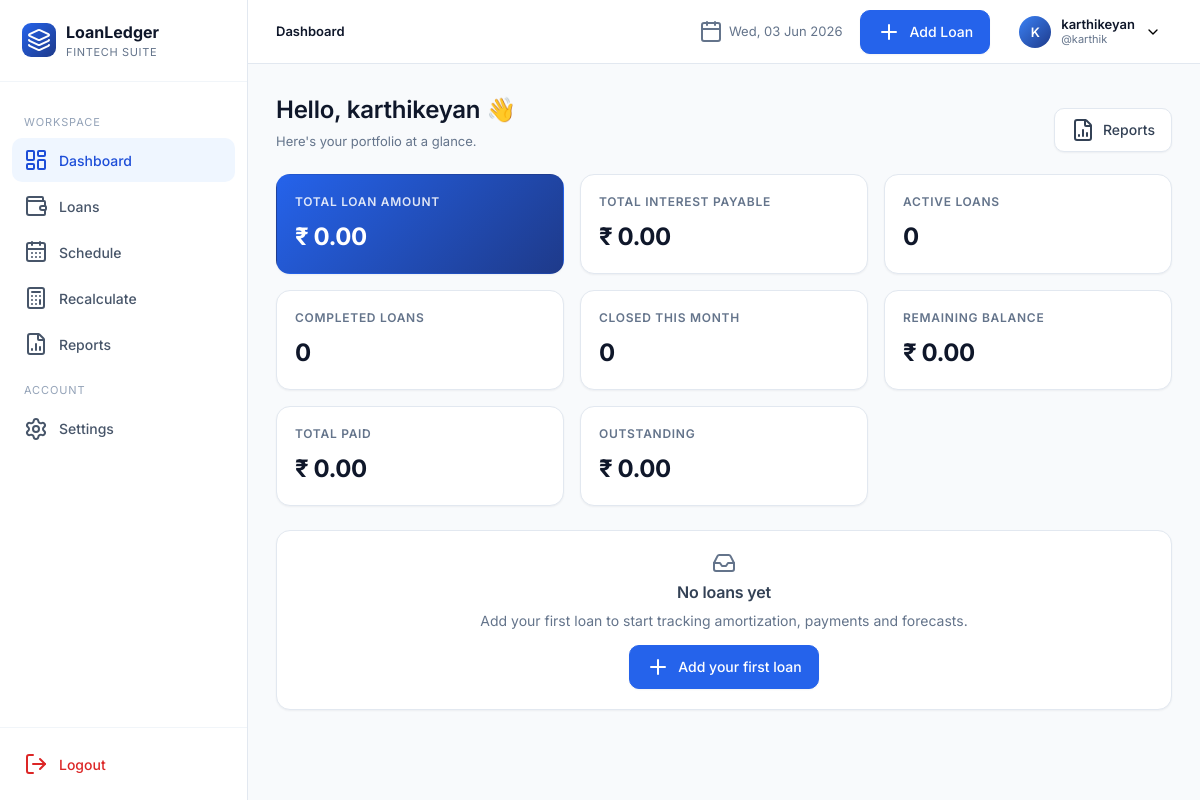
The app's page /dashboard (signed in) with its own data.
### app/models.py (models this page shows, shortened)
class User(UserMixin, db.Model):
    __tablename__ = "users"
    id = db.Column(db.Integer, primary_key=True)
    full_name = db.Column(db.String(120), nullable=False)
    username = db.Column(db.String(64), unique=True, nullable=False, index=True)
    email = db.Column(db.String(160), unique=True, nullable=False, index=True)
    password_hash = db.Column(db.String(256), nullable=False)
    preferred_currency = db.Column(db.String(8), default="INR")
    preferred_date_format = db.Column(db.String(20), default="%d %b %Y")
    created_at = db.Column(db.DateTime, default=datetime.utcnow)
    loans = db.relationship("Loan", backref="owner", lazy="dynamic", cascade="all, delete-orphan")

### app/blueprints/dashboard.py (the view)
@dashboard_bp.route("/dashboard")
@login_required
def index():
    loans = current_user.loans.filter_by(is_archived=False).all()
    stats = _stats(loans)
    charts = _charts(loans)
    return render_template("dashboard/index.html", stats=stats, charts=charts, loans=loans)

### app/blueprints/dashboard.py (called while the page is built, shortened)
def _stats(loans):
    today = date.today()
    month_start = today.replace(day=1)
    total_loan_amount = sum(l.loan_amount for l in loans)
    total_paid = 0
    total_interest = 0
    outstanding = 0
    active = sum(1 for l in loans if l.loan_status in ("Active", "Balloon Pending"))
    completed = sum(1 for l in loans if l.loan_status == "Completed")
    closed_this_month = sum(1 for l in loans if l.closed_at and l.closed_at.date() >= month_start)
    remaining = sum(l.remaining_balance for l in loans)
    return {
        "total_loan_amount": total_loan_amount,
        "total_interest": total_interest,
        "active": active,
        "completed": completed,
        "closed_this_month": closed_this_month,
        "remaining": remaining,
        "total_paid": total_paid,
        "outstanding": outstanding,
        "health": portfolio_health_score(loans),
    }

### app/utils.py (called while the page is built, shortened)
def portfolio_health_score(loans):
    if not loans:
        return 100

### app/templates/dashboard/index.html (shortened to what this page needs)
{% extends "base.html" %}
{% block content %}
<div class="page-header">
  <div class="title-block">
    <h1>Hello, {{ current_user.full_name.split(' ')[0] }} 👋</h1>
    <div class="sub">Here's your portfolio at a glance.</div>
  </div>
  <div class="actions">
    <a href="{{ url_for('reports.index') }}" class="btn secondary"><i data-lucide="file-bar-chart-2"></i> Reports</a>
  </div>
</div>
<div class="kpi-grid">
  <div class="kpi accent">
    <div class="label">Total Loan Amount</div>
    <div class="value" data-stat="total_loan_amount">{{ stats.total_loan_amount|money }}</div>
  </div>
  <div class="kpi">
    <div class="label">Total Interest Payable</div>
    <div class="value" data-stat="total_interest">{{ stats.total_interest|money }}</div>
  </div>
  <div class="kpi">
    <div class="label">Active Loans</div>
    <div class="value" data-stat="active">{{ stats.active }}</div>
  </div>
  <div class="kpi">
    <div class="label">Completed Loans</div>
    <div class="value" data-stat="completed">{{ stats.completed }}</div>
  </div>
  <div class="kpi">
    <div class="label">Closed This Month</div>
    <div class="value" data-stat="closed_this_month">{{ stats.closed_this_month }}</div>
  </div>
  <div class="kpi">
    <div class="label">Remaining Balance</div>
    <div class="value" data-stat="remaining">{{ stats.remaining|money }}</div>
  </div>
  <div class="kpi">
    <div class="label">Total Paid</div>
    <div class="value" data-stat="total_paid">{{ stats.total_paid|money }}</div>
  </div>
  <div class="kpi">
    <div class="label">Outstanding</div>
    <div class="value" data-stat="outstanding">{{ stats.outstanding|money }}</div>
  </div>
</div>
{% if not loans %}
<div class="card pad empty">
  <i data-lucide="inbox"></i>
  <h3>No loans yet</h3>
  <p>Add your first loan to start tracking amortization, payments and forecasts.</p>
  <div style="margin-top:14px"><a href="{{ url_for('loans.add') }}" class="btn"><i data-lucide="plus"></i> Add your
      first loan</a></div>
</div>
{% endif %}
{% endblock %}

### app/templates/base.html (shortened to what this page needs)
<!doctype html>
<html lang="en">
<head>
  <link rel="stylesheet" href="{{ url_for('static', filename='css/styles.css') }}">
</head>
<body>
{% if current_user.is_authenticated %}
<div class="app">
  {% include "_sidebar.html" %}
  <div class="main">
    {% include "_topnav.html" %}
    <main class="content">
      {% block content %}{% endblock %}
    </main>
  </div>
</div>
{% else %}
  {% block auth_content %}{% endblock %}
{% endif %}
</body>
</html>

### app/templates/_sidebar.html
{% set ep = request.endpoint or '' %}
<aside class="sidebar">
  <div class="brand">
    <div class="brand-mark"><i data-lucide="layers"></i></div>
    <div>
      <div class="brand-name">LoanLedger</div>
      <div class="brand-sub">Fintech Suite</div>
    </div>
  </div>
  <nav>
    <div class="group-label">Workspace</div>
    <a href="{{ url_for('dashboard.index') }}" class="{{ 'active' if ep.startswith('dashboard.') else '' }}"><i data-lucide="layout-dashboard"></i> Dashboard</a>
    <a href="{{ url_for('loans.list_loans') }}" class="{{ 'active' if ep.startswith('loans.') else '' }}"><i data-lucide="wallet"></i> Loans</a>
    <a href="{{ url_for('schedule.index') }}" class="{{ 'active' if ep.startswith('schedule.') else '' }}"><i data-lucide="calendar-days"></i> Schedule</a>
    <a href="{{ url_for('recalc.index') }}" class="{{ 'active' if ep.startswith('recalc.') else '' }}"><i data-lucide="calculator"></i> Recalculate</a>
    <a href="{{ url_for('reports.index') }}" class="{{ 'active' if ep.startswith('reports.') else '' }}"><i data-lucide="file-bar-chart-2"></i> Reports</a>
    <div class="group-label">Account</div>
    <a href="{{ url_for('settings.index') }}" class="{{ 'active' if ep.startswith('settings.') else '' }}"><i data-lucide="settings"></i> Settings</a>
  </nav>
  <div class="logout-area">
    <a href="{{ url_for('auth.logout') }}"><i data-lucide="log-out"></i> Logout</a>
  </div>
</aside>

### app/templates/_topnav.html (shortened to what this page needs)
<header class="topnav">
  <div class="crumbs">
    {% block crumbs %}<strong>Dashboard</strong>{% endblock %}
  </div>
  <div class="date"><i data-lucide="calendar"></i> {{ now.strftime('%a, %d %b %Y') }}</div>
  {% if request.endpoint and not request.endpoint.startswith('settings.') %}
    <a href="{{ url_for('loans.add') }}" class="btn"><i data-lucide="plus"></i> Add Loan</a>
  {% endif %}
  <div class="profile">
    <button class="profile-btn">
      <div class="avatar">{{ current_user.full_name[:1]|upper }}</div>
      <div style="text-align:left;line-height:1.2">
        <div style="font-weight:600;font-size:13px;color:var(--slate-900)">{{ current_user.full_name }}</div>
        <div style="font-size:11px;color:var(--slate-500)">@{{ current_user.username }}</div>
      </div>
      <i data-lucide="chevron-down" style="width:16px;height:16px"></i>
    </button>
  </div>
</header>

### records on screen
User: full_name "K", full_name "karthikeyan", username "karthik", total_loan_amount "₹ 0.00", total_interest "₹ 0.00", remaining "₹ 0.00", total_paid "₹ 0.00", outstanding "₹ 0.00"

### other values on screen
{{ stats.active }} "0"
{{ stats.completed }} "0"
{{ stats.closed_this_month }} "0"
